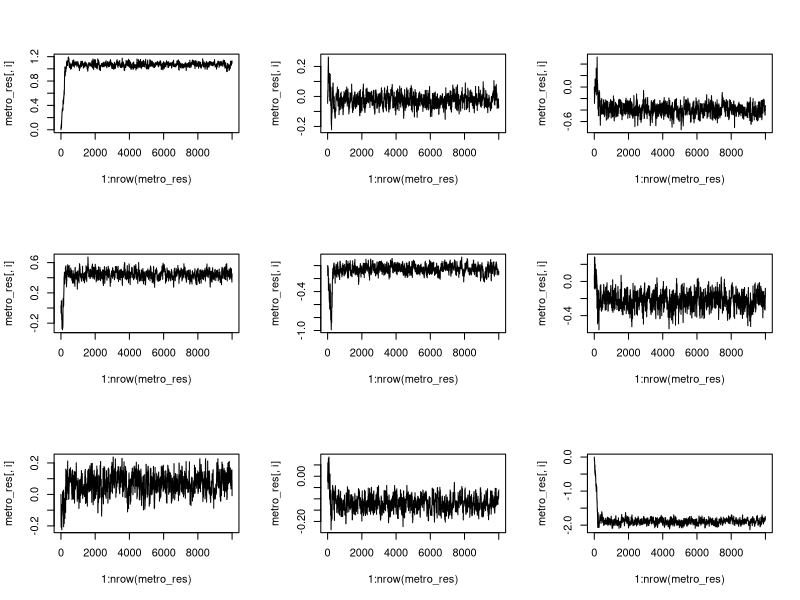
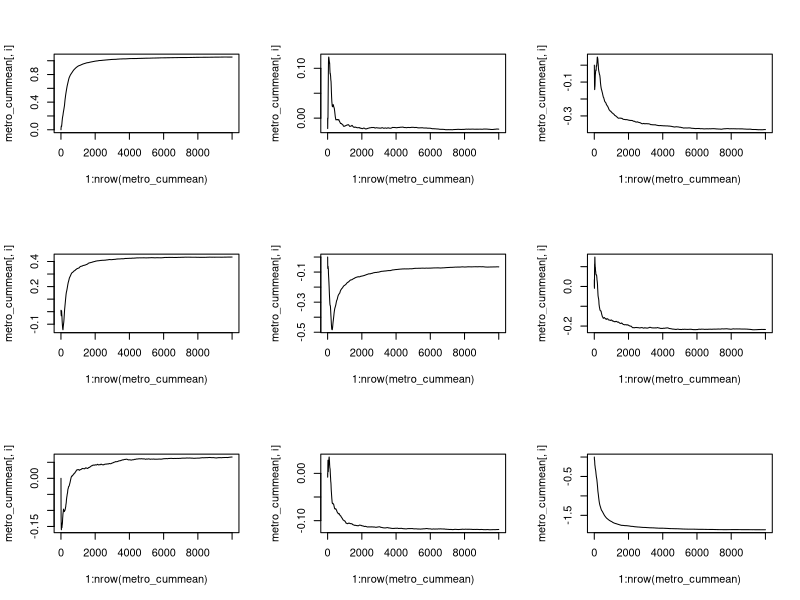
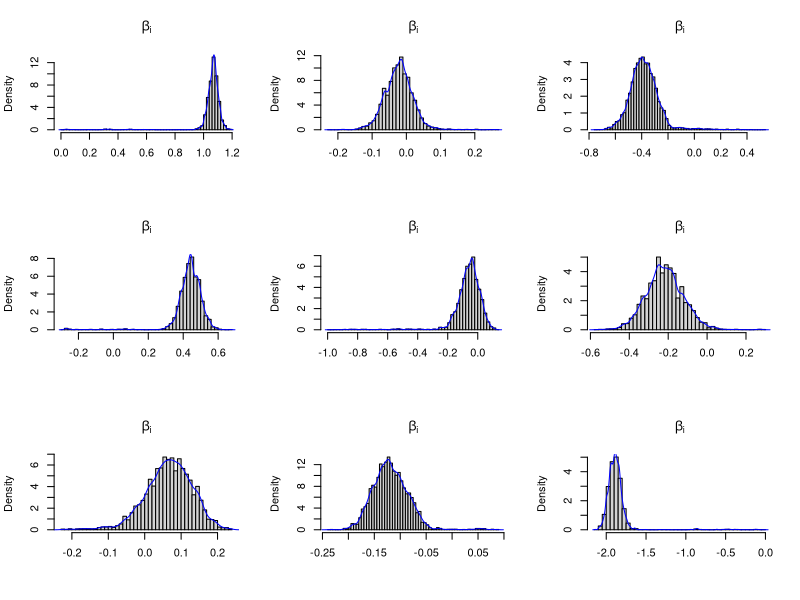
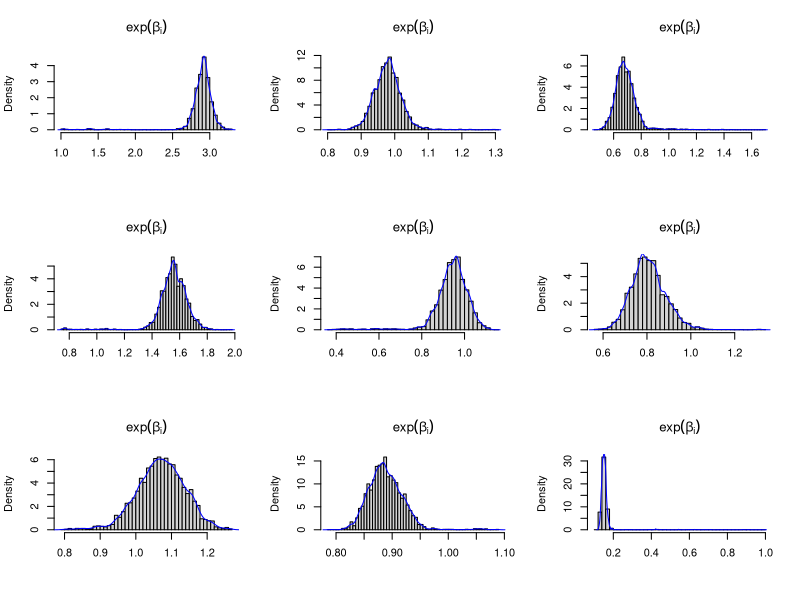
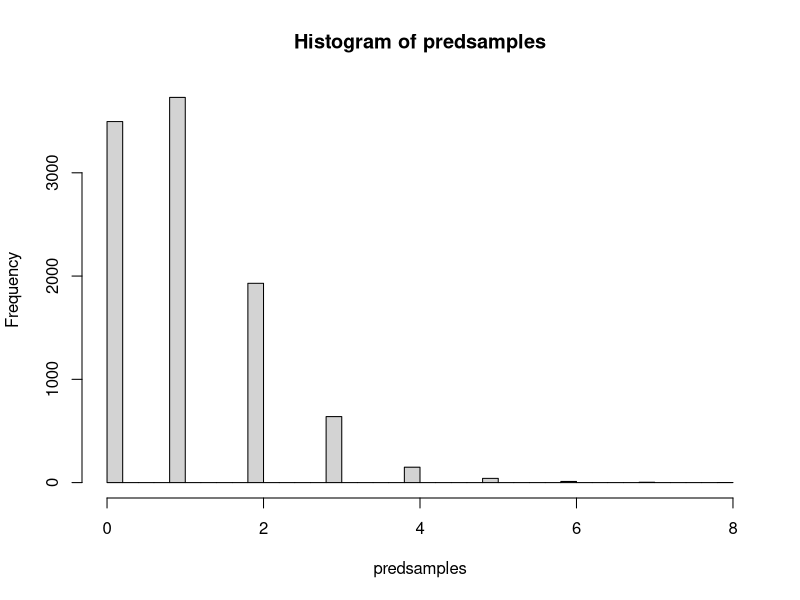

These figures' R source, in order:
## ---- chunk 1
knitr::opts_chunk$set(echo = TRUE)
## ---- chunk 2
bid <- read.table("../data/eBayNumberOfBidderData.dat", header = TRUE)
## ---- chunk 3
glm_res <- glm(nBids ~ . - 1, data = bid, family = poisson(link = "log"))
summary(glm_res)
## ---- chunk 4
library(mvtnorm)

logprior <- function(beta, mu, sigma){
    dmvnorm(beta, mean = mu, sigma = sigma, log = TRUE)
}

loglikelihood <- function(beta, X, Y){
    linear_prediction <- t(X) %*% beta
    probabilities <- Y * linear_prediction - exp(linear_prediction)
    loglike <- sum(probabilities)

    ## if (abs(loglike) == Inf)
    ##     loglike = -20000

    loglike
}

## loglikelihood <- function(beta, X, Y) {
##   linear_prediction <- t(X) %*% beta
##   probs <- dpois(Y , lambda = exp(linear_prediction), log = TRUE)
##   sum(probs)
## }

logposterior <- function(beta, X, Y, prior_mu, prior_sigma){
    loglikelihood(beta, X, Y) + logprior(beta, prior_mu, prior_sigma)
}

X <- as.matrix(bid[,-1])
Y <- as.matrix(bid[,1])

mu <- rep(0, ncol(X))
sigma <- 100 * solve(t(X) %*% X)

normal_res <- optim(par = matrix(rep(0, ncol(X)), ncol = 1),
                 fn = logposterior, method = "BFGS", hessian = TRUE,
                 X = t(X), Y = Y,
                 prior_mu= mu, prior_sigma = sigma,
                 control=list(fnscale=-1))
hessian <- normal_res$hessian
## ---- chunk 5

## ---- chunk 6
targetdensity <- function(theta, prior_mu, prior_sigma, X, Y, ...) {
    likelihood <- dpois(Y, lambda = exp(t(X) %*% t(theta)), log = TRUE)
    prior <- dmvnorm(theta, mean = prior_mu, sigma = prior_sigma, log = TRUE)
    sum(likelihood) + prior
}

proposaldensity <- function(x, mu, prop_sigma, ...){
    dmvnorm(x, mean = mu, sigma = prop_sigma, log = TRUE)
}

proposalsampler <- function(mu, prop_sigma, ...){
    matrix(rmvnorm(1, mean = mu, sigma = prop_sigma), nrow = 1)
}

metropolis_hastings <- function(prop_sampler, log_prop_func, log_targ_post_func,
                                X0, iters, ...){
    x <- X0
    values <- matrix(0, ncol = length(X0), nrow = iters + 1)
    values[1,] <- X0

    alpha <- function(x, y, ...) {
        numerator <- log_targ_post_func(y, ...) + log_prop_func(x, y, ...)
        denominator <- log_targ_post_func(x, ...) + log_prop_func(y, x, ...)
        exp(numerator - denominator)
    }

    for (i in 1:iters) {
        y <- prop_sampler(x, ...)
        u <- runif(1)

        if (u < alpha(x, y, ...)) {
            x <- y
        }

        values[i+1,] <- x
    }

    values
}

iters <- 10000
X0 <- rep(0, times = ncol(X))

params <- list(
    prop_sampler = proposalsampler,
    log_prop_func = proposaldensity,
    log_targ_post_func = targetdensity,
    X0 = matrix(rep(0, times = ncol(X)), nrow = 1),
    iters = iters,
    X = t(X),
    Y = Y,
    prior_mu = rep(0, times = ncol(X)),
    prior_sigma = 100 * solve(t(X) %*% X),
    prop_sigma = 0.6 * -solve(hessian)
)

metro_res <- do.call(metropolis_hastings, params)
## ---- chunk 7
as.vector(normal_res$par)
as.vector(coef(glm_res))
as.vector(colMeans(metro_res))
## ---- chunk 8

old <- par(mfrow =c(3,3))

for (i in 1:9){
  
  plot(x = 1:nrow(metro_res), y = metro_res[,i], type = "l")
  
}

par(old)

## ---- chunk 9


metro_cummean <- apply(metro_res, MARGIN = 2, FUN = function(x) cumsum(x) / (1:length(x)))

old <- par(mfrow =c(3,3))

for (i in 1:9){
  
  plot(x = 1:nrow(metro_cummean), y = metro_cummean[,i], type = "l")
  
}

par(old)
## ---- chunk 10

old <- par(mfrow =c(3,3))

for (i in 1:9){
  
  hist(metro_res[,i], freq = FALSE, breaks = 50, main = expression(beta[paste(i)]),
       xlab = " ")
  lines(density(metro_res[,i]), col = "blue")
  
}

par(old)

old <- par(mfrow =c(3,3))


for (i in 1:9){
  
  hist(exp(metro_res[,i]), freq = FALSE, breaks = 50, main = expression(exp(beta[paste(i)])),
       xlab = " ")
  lines(density(exp(metro_res[,i])), col = "blue")
  
}

par(old)

## ---- chunk 11
Xpred <- matrix(c(1, 1, 1, 1, 0, 0, 0, 1, 0.5), nrow = 1)
predsamples <- rpois(10000, lambda = exp(Xpred %*% t(metro_res)))

hist(predsamples, breaks = 50)
## ---- chunk 12
paste("The probability that there are no bidders",mean(predsamples == 0))
